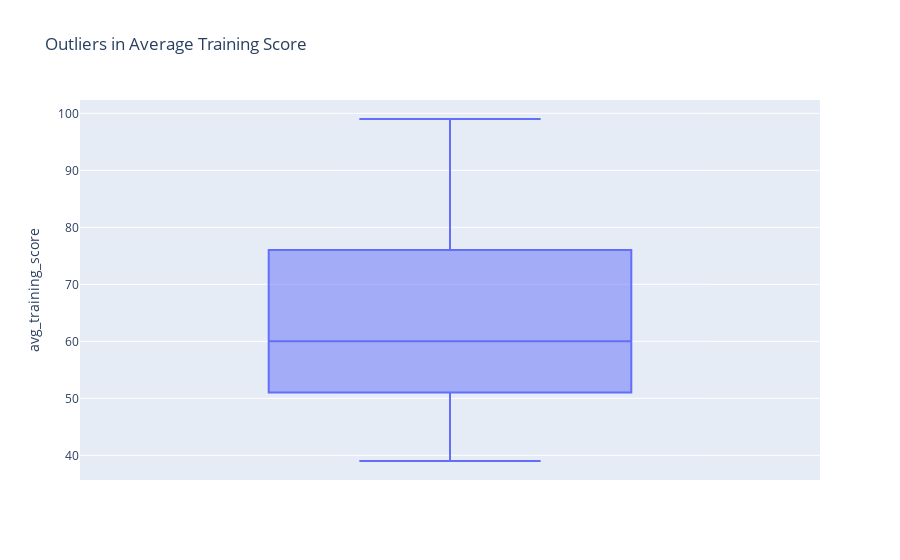

Notebook source saved alongside this figure:
### Code cell
fig=px.box(train,y='avg_training_score',points='outliers', title='Outliers in Average Training Score')

fig.update_layout(hovermode='x')

### Figure 1 — Plotly figure (JSON) as saved in the notebook; plotly's stock layout.template omitted (floating-point values rounded to 4 significant figures; data arrays with more than 128 entries replaced by an {"elided": "..."} marker saying what was removed)
{"data": [{"alignmentgroup": "True", "boxpoints": "outliers", "hovertemplate": "avg_training_score=%{y}<extra></extra>", "legendgroup": "", "marker": {"color": "#636efa"}, "name": "", "notched": false, "offsetgroup": "", "orientation": "v", "showlegend": false, "type": "box", "x0": " ", "xaxis": "x", "y": {"elided": "54808 int values"}, "y0": " ", "yaxis": "y"}], "layout": {"boxmode": "group", "hovermode": "x", "legend": {"tracegroupgap": 0}, "title": {"text": "Outliers in Average Training Score"}, "xaxis": {"anchor": "y", "domain": [0, 1]}, "yaxis": {"anchor": "x", "domain": [0, 1], "title": {"text": "avg_training_score"}}}}
